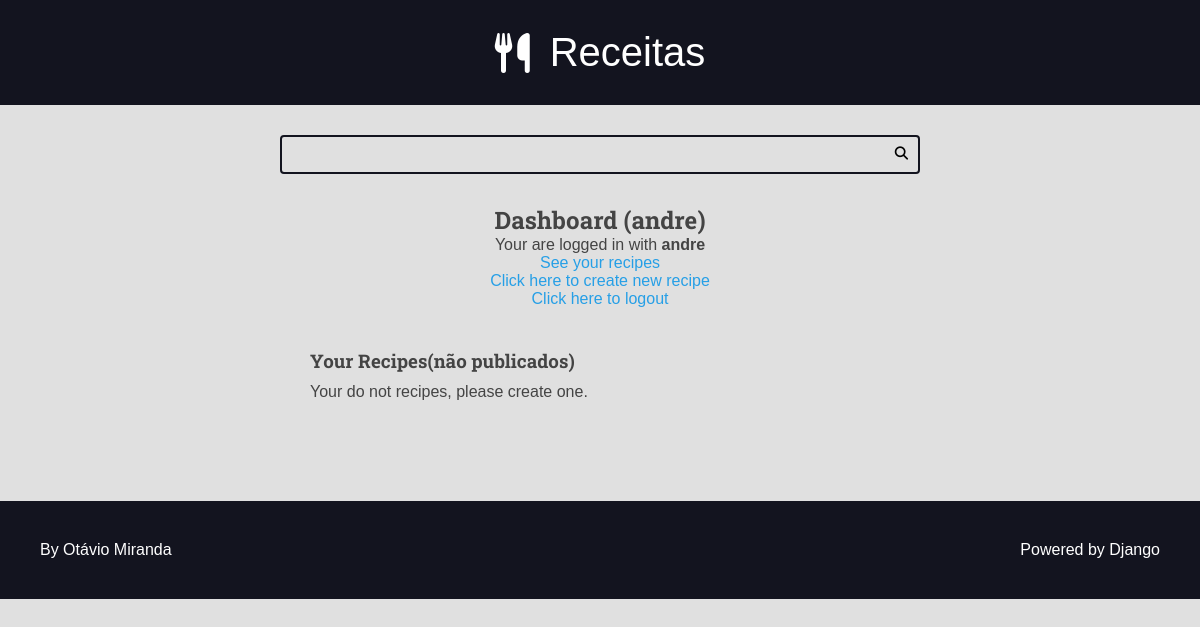
Before: /authors/dashboard/ (signed in) with the older database file.
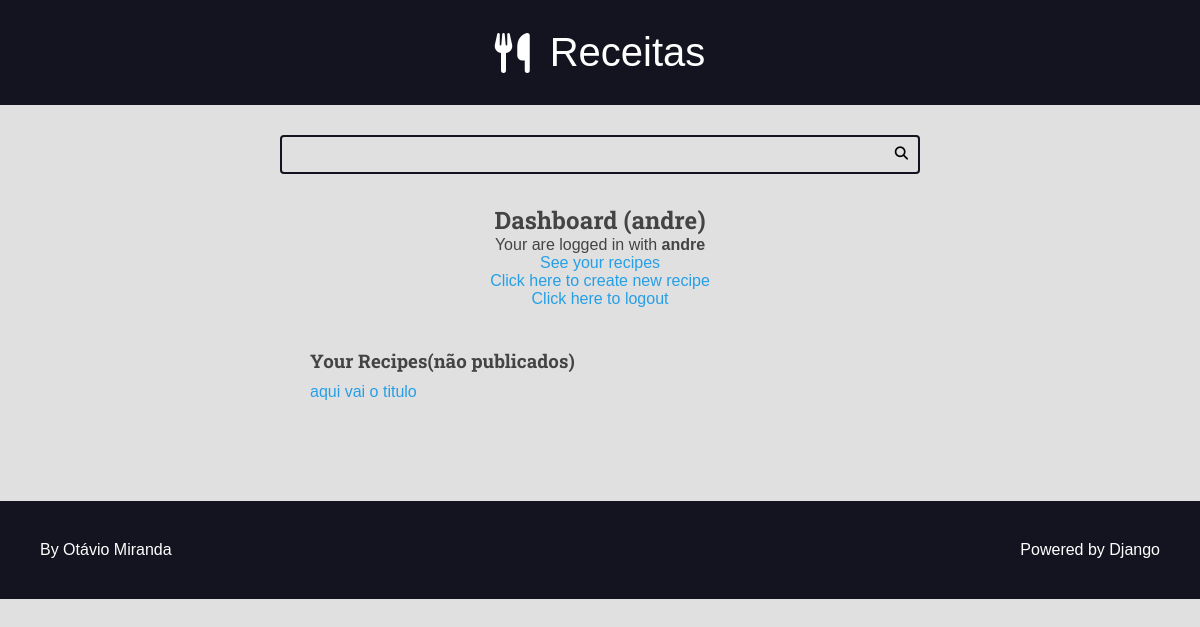
After: the same page with the newer database file.
### receitas/models.py (models this page shows, shortened)
class Recipe(models.Model):
    title = models.CharField(max_length = 32)
    description = models.CharField(max_length=85)
    slug = models.SlugField()
    preparation_time = models.IntegerField()
    preparation_time_unit = models.CharField(max_length=65)
    servings = models.IntegerField()
    servings_unit = models.CharField(max_length=65)
    preparation_steps = models.TextField()
    preparation_steps_is_html = models.BooleanField(default = False)
    created_at = models.DateTimeField(auto_now_add = True)
    updated_at = models.DateTimeField(auto_now = True)
    is_published = models.BooleanField(default=False)
    cover = models.ImageField(upload_to='receitas/covers/%Y/%m/%d/', blank=True, default='')
    category = models.ForeignKey(Category, on_delete = models.SET_NULL, null = True, blank=True, default=None)
    author = models.ForeignKey(User, on_delete = models.SET_NULL, null = True)

### authors/views.py (the view)
# urls.py: path('dashboard/', views.dashboard, name="dashboard"),
@login_required(login_url='authors:login', redirect_field_name='next')
def dashboard(request):
    recipes = Recipe.objects.filter(
        is_published=False,
        author=request.user
        )
    return render(request, 'author/pages/dashboard.html', {'recipes': recipes})

### authors/templates/author/pages/dashboard.html (shortened to what this page needs)
{% extends 'global/base.html'%}
{% block content %}
<div class="main-content container">
    <div class="main-content center container" style="text-align: center;">
        <h2>Dashboard ({{ user }})</h2>
        {% include 'author/partials/login_message.html' %}
      <div class="authors-dashboard-container">
        <h3>Your Recipes(não publicados)</h3>
        <ul>
          {% for recipe in recipes %}
            <li>
              <a href="{% url 'authors:dashboard_recipe_edit' recipe.id %}">{{ recipe.title }}</a>
            </li>
          {% empty %}
            <li>
              <p>Your do not recipes, please create one.</p>
            </li>
          {% endfor %}
        </ul>
      </div>
      </div>
</div>
{% endblock %}

### base_templates/global/base.html (shortened to what this page needs)
{% include 'global/partials/head.html' %}
<!DOCTYPE html>
<html lang="pt-br">
<head>
    {% include 'global/partials/head.html' %}
</head>
<body>
    {% include 'global/partials/header.html' %}
    {% include 'global/partials/search.html' %}
    <main class="main-content-container">
        {% block content%}{% endblock %}
    </main>
    {% include 'global/partials/footer.html' %}
</body>
</html>

### base_templates/global/partials/head.html (shortened to what this page needs)
{% load static %}
    <link rel="stylesheet" href="https://cdnjs.cloudflare.com/ajax/libs/font-awesome/6.6.0/css/fontawesome.min.css" />
    <link rel="stylesheet" href="https://cdnjs.cloudflare.com/ajax/libs/font-awesome/6.6.0/css/brands.min.css" />
    <link rel="stylesheet" href="https://cdnjs.cloudflare.com/ajax/libs/font-awesome/6.6.0/css/solid.min.css" />
    <link rel="stylesheet" href="{% static 'global/css/styles.css' %}">

### base_templates/global/partials/header.html
<header class="main-header-container">
    <div class="main-header container">
        <a href="{% url 'recipes:home' %}" class="main-logo">
            <i class="fas fa-utensils main-logo-icon"></i>
            <span class="main-logo-text">Receitas</span>
        </a>
    </div>
 </header>

### base_templates/global/partials/search.html
<div class="search-container">
    <div class="container">
        <form action="{% url 'recipes:search' %}" class="search-form">
            <input type="search" class="search-input" name="q" values="{{ search_term }}" required>
            <button type="submit" class="search-button"><i class="fa fa-search"></i></button>
        </form>
    </div>
</div>

### authors/templates/author/partials/login_message.html
{% if request.user.is_authenticated %}
<p>
  Your are logged in with <strong>{{ request.user.username }}</strong>
</p>
<a href="{% url 'authors:dashboard' %}">See your recipes</a><br>
<a href="{% url 'authors:recipe_new' %}">Click here to create new recipe</a><br>
<a href="{% url 'authors:logout' %}">Click here to logout</a>
{% else %}
<p>faça login</p>
{% endif %}

### base_templates/global/partials/footer.html
<footer class="main-footer">
    <div class="developer">
      <a href="https://www.otaviomiranda.com.br/" target="_blank" rel="noreferrer noopener">By Otávio Miranda</a>
    </div>
    <div class="powered">
      <a href="https://www.djangoproject.com/" target="_blank" rel="noreferrer noopener">Powered by Django</a>
    </div>
  </footer>

### base_static/global/css/styles.css (style rules this page uses)
:root { --color-primary: #269fe6; --color-primary-hover: #2086c2; --color-primary-dark: #13141f; --color-primary-dark-hover: #212336; --color-primary-light: #d4ecfa; --color-primary-light-hover: #bdd8e7; --color-white: #fff; --color-black: #000; --color-dark-text: #444; --color-info-light: #cce5ff; --color-debug-light: #cce5ff; --color-success-light: #d4edda; --color-alert-light: #fff3cd; --color-warning-light: #fff3cd; --color-error-light: #f8d7da; --color-info-dark: #4d86c4; --color-debug-dark: #4d86c4; --color-success-dark: #4a9c5d; --color-alert-dark: #927f40; --color-warning-dark: #927f40; --color-error-dark: #da525d; --color-gray-0: #f9f9f9; --color-gray-1: #e0e0e0; --color-gray-2: #c7c7c7; --color-gray-3: #aeaeae; --color-gray-4: #959595; --color-gray-5: #7d7d7d; --color-gray-6: #646464; --color-gray-7: #4b4b4b; --color-gray-8: #323232; --color-gray-9: #191919; --font-primary: sans-serif; --font-headings: 'Roboto Slab', serif; --spacing-gutter-medium: 3rem; --spacing-gutter-large: 4rem; }
* { padding: 0; margin: 0; box-sizing: border-box; }
html { font-size: 62.5%; }
body { font-size: 1.6rem; font-family: var(--font-primary); background: var(--color-gray-1); color: var(--color-dark-text); }
h1, h2, h3, h4, h5, h6 { font-family: var(--font-headings); }
a { color: var(--color-primary); text-decoration: none; }
.container { max-width: 144rem; margin: 0 auto; padding: var(--spacing-gutter-medium); }
.main-header-container { background: var(--color-primary-dark); }
.main-logo { font-size: 4rem; color: var(--color-white); text-decoration: none; display: flex; flex-flow: row nowrap; align-items: center; justify-content: center; width: fit-content; margin: 0 auto; }
.main-logo-icon { margin-right: 2rem; }
.search-form { border: 0.2rem solid var(--color-primary-dark); max-width: 64rem; margin: 0 auto; border-radius: 0.4rem; position: relative; transition: all 300ms ease-in-out; }
.search-input, .search-button { border: none; background: none; outline: none; padding: 1rem; transition: all 300ms ease-in-out; }
.search-input { width: 100%; padding-right: 3rem; }
.search-button { position: absolute; top: 0; right: 0; }
.main-content { padding-top: 0; }
.main-footer { display: flex; align-items: center; justify-content: space-between; background: var(--color-primary-dark); color: var(--color-white); padding: var(--spacing-gutter-large); }
.main-footer a { color: var(--color-white); text-decoration: none; transition: all 300ms ease-in-out; }
.authors-dashboard-container { max-width: 64rem; text-align: left; padding: var(--spacing-gutter-medium); margin: 0 auto; }
.authors-dashboard-container h3, .authors-dashboard-container p, .authors-dashboard-container ul { list-style-type: None; margin: 1rem 0; }

Changed rows visible on the page:
now on this page (row edited): Recipe: title "aqui vai o titulo"
Other visible differences:
text no longer shown: "Your do not recipes, please create one."
